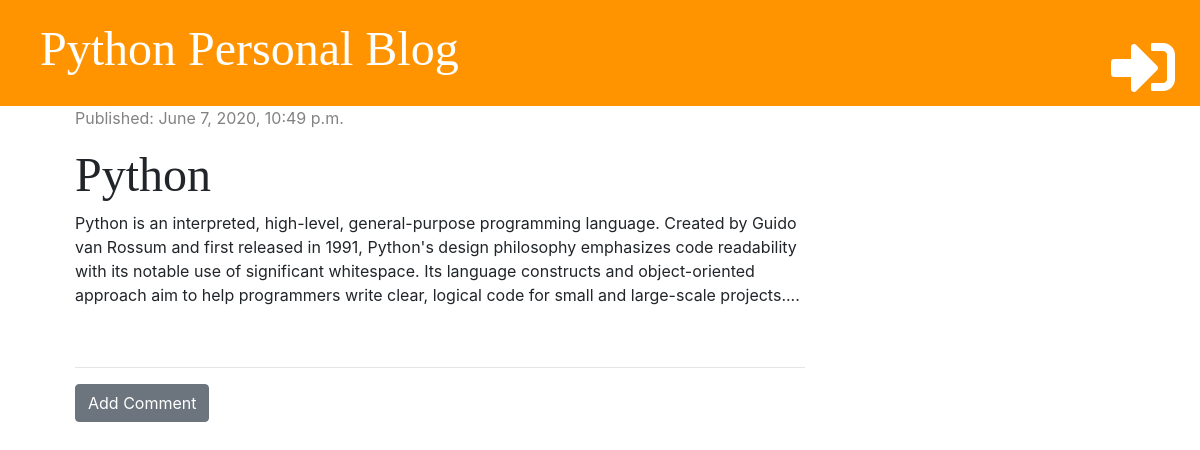
Screenshot of /post/3/ with the database file from the repository.
### blog/models.py (models this page shows, shortened)
class Post(models.Model):
    author = models.ForeignKey('auth.User', on_delete=models.CASCADE)
    title = models.CharField(max_length=200)
    text = models.TextField()
    create_date = models.DateTimeField(default=timezone.now)
    published_date = models.DateTimeField(blank=True, null=True)

### blog/views.py (the view)
# urls.py: path('post/<int:pk>/', views.post_detail, name='post_detail'),
def post_detail(request, pk):
    post = get_object_or_404(Post, pk=pk)
    return render(request, 'blog/post_detail.html', {'post': post})

### blog/templates/blog/post_detail.html (shortened to what this page needs)
{% extends 'blog/base.html' %}
{% block content %}
<div class="post">
  {% if post.published_date %}
  <div class="date">
    <p>Published: {{post.published_date}}</p>
  </div>
  {% else %}
  <a href="{% url 'post_publish' pk=post.pk %}" class="btn btn-primary">Publish</a>
  {% endif %}
  <div>
    <h1>{{post.title}}</h1>
    <p>{{post.text | linebreaksbr}}</p>
  </div>
</div>
<hr>
<a href="{% url 'add_comment_to_post' pk=post.pk %}" class="btn btn-secondary">Add Comment</a>
{% endblock %}

### blog/static/css/blog.css (style rules this page uses)
.post { margin-bottom: 60px; }
.date { color: #828282; }
h1, h2, h3, h4 { font-family: 'Tangerine', 'Inconsolata', 'Droid Sans', serif; font-size: 48px; }

### rows the page displays
Post: published_date "June 7, 2020, 10:49 p.m.", title "Python", text "Python is an interpreted, high-level, general-purpose programming language. Created by Guido van Rossum and first released in 1991, Python's design philosophy emphasizes code readability with its notable use of significant whitespace. Its language constructs and object-oriented approach aim to help programmers write clear, logical code for small and large-scale projects...."
